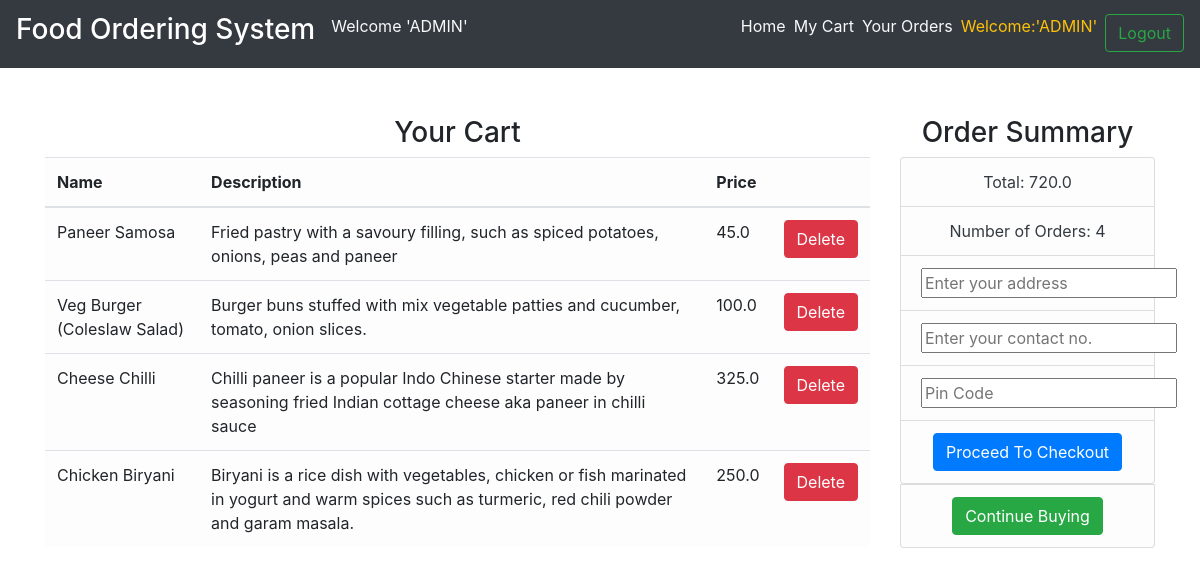
The app's page /cart/ (signed in) with its own data.
### foodApp/models.py (models this page shows, shortened)
class CartItems(models.Model):
    ORDER_STATUS = (
        ('Active', 'Active'),
        ('Delivered', 'Delivered')
    )
    user = models.ForeignKey(User, on_delete=models.CASCADE)
    item = models.ForeignKey(Item, on_delete=models.CASCADE)
    ordered = models.BooleanField(default=False)
    quantity = models.IntegerField(default=1)
    ordered_date = models.DateField(default=timezone.now)
    status = models.CharField(max_length=20, choices=ORDER_STATUS, default='Active')
    delivery_date = models.DateField(default=timezone.now)

class Item(models.Model):
    res_name = models.ForeignKey(Restaurant,on_delete=models.CASCADE)
    dish_name = models.CharField(max_length=150)
    description = models.CharField(max_length=250,blank=True)
    price = models.FloatField()
    image = models.ImageField(default='default.png', upload_to='images/')

### foodApp/views.py (the view)
# urls.py: path('cart/', v1.get_cart_items, name='cart'),
@login_required
def get_cart_items(request):
    cart_items = CartItems.objects.filter(user=request.user,ordered=False)
    bill = cart_items.aggregate(Sum('item__price'))
    number = cart_items.aggregate(Sum('quantity'))
    total = bill.get("item__price__sum")
    count = number.get("quantity__sum")
    context = {
        'cart_items':cart_items,
        'total': total,
        'count': count,
    }
    return render(request, 'cart.html', context)

### templates/cart.html (shortened to what this page needs)
{% extends 'base.html' %}
{% block content %}
<div class="cart">
    <div class="container">
        <div class="row">
            <div class="col-sm-9 mt-5">
                <h3 class="text-center">Your Cart</h3>
                {% if cart_items %}
                <div class="table-responsive">
                    <table class="table table-light">
                        <thead>
                        <tr>
                            <th scope="col">Name</th>
                            <th scope="col">Description</th>
                            <th scope="col">Price</th>
                            <th scope="col"></th>
                        </tr>
                        </thead>
                        <tbody>
                            {% for cart in cart_items %}
                        <tr>
                            <td>{{ cart.item.dish_name }}</td>
                            <td>{{ cart.item.description }}</td>
                            <td>{{ cart.item.price }}</td>
                            <td><a class="btn btn-danger" href="/cart_remove/?id={{ cart.id }}">Delete</a></td>
                        </tr>
                            {% endfor %}
                        </tbody>
                    </table>
                </div>
                {% else %}
                <h4 class="text-center">Sorry, Your Cart is Empty....Please add Items!!!</h4>
                {% endif %}
            </div>
            <div class="col-sm-3 mt-5 mb-3">
                <div class="content-section">
                    <h3 class="text-center">Order Summary</h3>
                      <ul class="list-group">
                        <li class="list-group-item list-group-item-light text-center text-dark">Total: {{ total }}</li>
                        <li class="list-group-item list-group-item-light text-center text-dark">Number of Orders: {{ count }}</li>
                        <form action="/ordered/" method="POST">
                        <li class="list-group-item list-group-item-light text-center text-dark"><input type="text" placeholder="Enter your address" name="address" required></li>
                        <li class="list-group-item list-group-item-light text-center text-dark"><input type="number" placeholder="Enter your contact no." name="contact_no" minlength="10" required></li>
                        <li class="list-group-item list-group-item-light text-center text-dark"><input type="number" placeholder="Pin Code" name="pin_code" minlength="6" required></li>
                        <li class="list-group-item list-group-item-light text-center text-dark"><input type="submit" value="Proceed To Checkout" class="btn btn-primary"></li>
                        </form>
                        <li class="list-group-item list-group-item-light text-center"><a class="btn btn-success" href="/">Continue Buying</a></li>
                      </ul>
                </div>
            </div>
        </div>
    </div>
</div>
{% endblock content %}

### templates/base.html (shortened to what this page needs)
{% load static %}
<!DOCTYPE html>
<html lang="en">
<head>
    <link rel="stylesheet" href="https://maxcdn.bootstrapcdn.com/bootstrap/4.0.0/css/bootstrap.min.css">
    <link rel="stylesheet" type="text/css" href="{% static 'css/styles.css' %}">
</head>
<body>
    <nav class="navbar navbar-expand-lg navbar-dark bg-dark">
        <a class="navbar-brand" href="/"><h3>Food Ordering System</h3></a>
        <p class="text-light">Welcome '{{ request.user|upper }}'</p>
        <div class="collapse navbar-collapse" id="navbarNav">
            <ul class="navbar-nav ml-auto">
                    <li><a href="{% url 'foodApp:home' %}" class="mr-2 text-light">Home</a></li>
                {% if user.is_authenticated %}
                        <li><a href="/cart/" class="mr-2 text-light">My Cart</a></li>
                        <li><a href="/order_details/" class="mr-2 text-light">Your Orders</a></li>
                        <p class="mr-2 text-warning">Welcome:'{{ request.user|upper }}'</p>
                            <form class="logout-link" action="/logout/" method="post">
                                <button type="submit" class="btn btn-outline-success">Logout</button>
                            </form>
                {% else %}
                    <li><a href="/accounts/login" class="mr-2 text-light">Login</a></li>
                    <li><a href="/signup" class="mr-2 text-light">SignUp</a></li>
                {% endif %}
            </ul>
        </div>
    </nav>
    <main role="main">
        {% block content %}
        {% endblock %}
    </main>

### records on screen
CartItems: item.dish_name "Paneer Samosa", item.description "Fried pastry with a savoury filling, such as spiced potatoes, onions, peas and paneer", item.price "45.0"
CartItems: item.dish_name "Veg Burger (Coleslaw Salad)", item.description "Burger buns stuffed with mix vegetable patties and cucumber, tomato, onion slices.", item.price "100.0"
CartItems: item.dish_name "Cheese Chilli", item.description "Chilli paneer is a popular Indo Chinese starter made by seasoning fried Indian cottage cheese aka paneer in chilli sauce", item.price "325.0"
CartItems: item.dish_name "Chicken Biryani", item.description "Biryani is a rice dish with vegetables, chicken or fish marinated in yogurt and warm spices such as turmeric, red chili powder and garam masala.", item.price "250.0"

### other values on screen
{{ request.user|upper }} "ADMIN"
{{ total }} "720.0"
{{ count }} "4"
